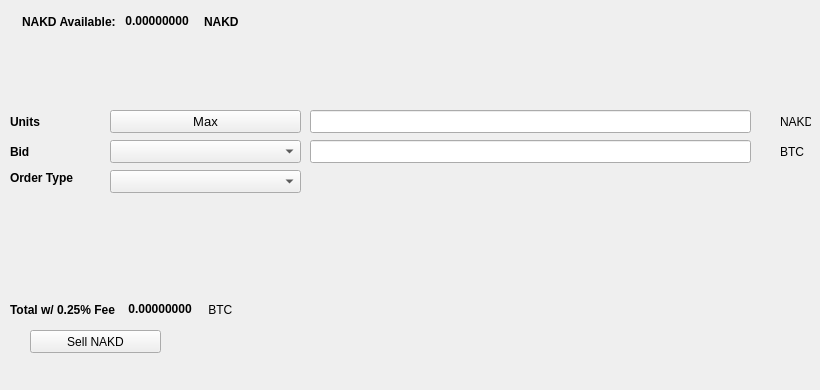
   <widget class="QWidget" name="SellTab">
    <attribute name="title">
     <string>Sell</string>
    </attribute>
    <widget class="QLabel" name="label_16">
     <property name="geometry">
      <rect>
       <x>780</x>
       <y>140</y>
       <width>31</width>
       <height>23</height>
      </rect>
     </property>
     <property name="text">
      <string>BTC</string>
     </property>
    </widget>
    <widget class="QComboBox" name="SellBidcomboBox">
     <property name="geometry">
      <rect>
       <x>110</x>
       <y>140</y>
       <width>191</width>
       <height>23</height>
      </rect>
     </property>
     <property name="font">
      <font>
       <pointsize>10</pointsize>
      </font>
     </property>
    </widget>
    <widget class="QLabel" name="label_18">
     <property name="geometry">
      <rect>
       <x>10</x>
       <y>110</y>
       <width>46</width>
       <height>23</height>
      </rect>
     </property>
     <property name="font">
      <font>
       <weight>75</weight>
       <bold>true</bold>
      </font>
     </property>
     <property name="text">
      <string>Units</string>
     </property>
    </widget>
    <widget class="QPushButton" name="Sell_Max_Amount">
     <property name="geometry">
      <rect>
       <x>110</x>
       <y>110</y>
       <width>191</width>
       <height>23</height>
      </rect>
     </property>
     <property name="font">
      <font>
       <pointsize>10</pointsize>
      </font>
     </property>
     <property name="text">
      <string>Max</string>
     </property>
    </widget>
    <widget class="QLabel" name="label_20">
     <property name="geometry">
      <rect>
       <x>10</x>
       <y>170</y>
       <width>91</width>
       <height>16</height>
      </rect>
     </property>
     <property name="font">
      <font>
       <weight>75</weight>
       <bold>true</bold>
      </font>
     </property>
     <property name="text">
      <string>Order Type</string>
     </property>
    </widget>
    <widget class="QComboBox" name="SellOrdertypeCombo">
     <property name="geometry">
      <rect>
       <x>110</x>
       <y>170</y>
       <width>191</width>
       <height>23</height>
      </rect>
     </property>
     <property name="font">
      <font>
       <pointsize>10</pointsize>
      </font>
     </property>
    </widget>
    <widget class="QLabel" name="label_21">
     <property name="geometry">
      <rect>
       <x>10</x>
       <y>140</y>
       <width>46</width>
       <height>23</height>
      </rect>
     </property>
     <property name="font">
      <font>
       <weight>75</weight>
       <bold>true</bold>
      </font>
     </property>
     <property name="text">
      <string>Bid</string>
     </property>
    </widget>
    <widget class="QLabel" name="label_22">
     <property name="geometry">
      <rect>
       <x>780</x>
       <y>110</y>
       <width>31</width>
       <height>23</height>
      </rect>
     </property>
     <property name="text">
      <string>NAKD</string>
     </property>
    </widget>
    <widget class="QLineEdit" name="UnitsInputNAKD">
     <property name="geometry">
      <rect>
       <x>310</x>
       <y>110</y>
       <width>441</width>
       <height>23</height>
      </rect>
     </property>
     <property name="font">
      <font>
       <pointsize>9</pointsize>
       <weight>75</weight>
       <bold>true</bold>
      </font>
     </property>
    </widget>
    <widget class="QLineEdit" name="SellBidPriceEdit">
     <property name="geometry">
      <rect>
       <x>310</x>
       <y>140</y>
       <width>441</width>
       <height>23</height>
      </rect>
     </property>
     <property name="font">
      <font>
       <pointsize>9</pointsize>
       <weight>75</weight>
       <bold>true</bold>
      </font>
     </property>
    </widget>
    <widget class="QPushButton" name="SellNAKDBTN">
     <property name="geometry">
      <rect>
       <x>30</x>
       <y>330</y>
       <width>131</width>
       <height>23</height>
      </rect>
     </property>
     <property name="text">
      <string>Sell NAKD</string>
     </property>
     <property name="icon">
      <iconset resource="../Nakedcash">
       <normaloff>:/icons/bitcoin</normaloff>:/icons/bitcoin</iconset>
     </property>
    </widget>
    <widget class="QWidget" name="layoutWidget3">
     <property name="geometry">
      <rect>
       <x>22</x>
       <y>12</y>
       <width>258</width>
       <height>19</height>
      </rect>
     </property>
     <layout class="QHBoxLayout" name="horizontalLayout">
      <item>
       <widget class="QLabel" name="label232_2">
        <property name="font">
         <font>
          <weight>75</weight>
          <bold>true</bold>
         </font>
        </property>
        <property name="text">
         <string>NAKD Available:</string>
        </property>
       </widget>
      </item>
      <item>
       <widget class="QLabel" name="NAKDAvailableLabel">
        <property name="palette">
         <palette>
          <active>
           <colorrole role="WindowText">
            <brush brushstyle="SolidPattern">
             <color alpha="255">
              <red>0</red>
              <green>0</green>
              <blue>0</blue>
             </color>
            </brush>
           </colorrole>
           <colorrole role="Button">
            <brush brushstyle="SolidPattern">
             <color alpha="255">
              <red>0</red>
              <green>170</green>
              <blue>0</blue>
             </color>
            </brush>
           </colorrole>
           <colorrole role="Light">
            <brush brushstyle="SolidPattern">
             <color alpha="255">
              <red>0</red>
              <green>255</green>
              <blue>0</blue>
             </color>
            </brush>
           </colorrole>
           <colorrole role="Midlight">
            <brush brushstyle="SolidPattern">
             <color alpha="255">
              <red>0</red>
              <green>212</green>
              <blue>0</blue>
             </color>
            </brush>
           </colorrole>
           <colorrole role="Dark">
            <brush brushstyle="SolidPattern">
             <color alpha="255">
              <red>0</red>
              <green>85</green>
              <blue>0</blue>
             </color>
            </brush>
           </colorrole>
           <colorrole role="Mid">
            <brush brushstyle="SolidPattern">
             <color alpha="255">
              <red>0</red>
              <green>113</green>
              <blue>0</blue>
             </color>
            </brush>
           </colorrole>
           <colorrole role="Text">
            <brush brushstyle="SolidPattern">
             <color alpha="255">
              <red>0</red>
              <green>170</green>
              <blue>0</blue>
             </color>
            </brush>
           </colorrole>
           <colorrole role="BrightText">
            <brush brushstyle="SolidPattern">
             <color alpha="255">
              <red>255</red>
              <green>255</green>
              <blue>255</blue>
             </color>
            </brush>
           </colorrole>
           <colorrole role="ButtonText">
            <brush brushstyle="SolidPattern">
             <color alpha="255">
              <red>0</red>
              <green>0</green>
              <blue>0</blue>
             </color>
            </brush>
           </colorrole>
           <colorrole role="Base">
            <brush brushstyle="SolidPattern">
             <color alpha="255">
              <red>255</red>
              <green>255</green>
              <blue>255</blue>
             </color>
            </brush>
           </colorrole>
           <colorrole role="Window">
            <brush brushstyle="SolidPattern">
             <color alpha="255">
              <red>0</red>
              <green>170</green>
              <blue>0</blue>
             </color>
            </brush>
           </colorrole>
           <colorrole role="Shadow">
            <brush brushstyle="SolidPattern">
             <color alpha="255">
              <red>0</red>
              <green>0</green>
              <blue>0</blue>
             </color>
            </brush>
           </colorrole>
           <colorrole role="AlternateBase">
            <brush brushstyle="SolidPattern">
             <color alpha="255">
              <red>127</red>
              <green>212</green>
              <blue>127</blue>
             </color>
            </brush>
           </colorrole>
           <colorrole role="ToolTipBase">
            <brush brushstyle="SolidPattern">
             <color alpha="255">
              <red>255</red>
              <green>255</green>
              <blue>220</blue>
             </color>
            </brush>
           </colorrole>
           <colorrole role="ToolTipText">
            <brush brushstyle="SolidPattern">
             <color alpha="255">
              <red>0</red>
              <green>0</green>
              <blue>0</blue>
             </color>
            </brush>
           </colorrole>
          </active>
          <inactive>
           <colorrole role="WindowText">
            <brush brushstyle="SolidPattern">
             <color alpha="255">
              <red>0</red>
              <green>0</green>
              <blue>0</blue>
             </color>
            </brush>
           </colorrole>
           <colorrole role="Button">
            <brush brushstyle="SolidPattern">
             <color alpha="255">
              <red>0</red>
              <green>170</green>
              <blue>0</blue>
             </color>
            </brush>
           </colorrole>
           <colorrole role="Light">
            <brush brushstyle="SolidPattern">
             <color alpha="255">
              <red>0</red>
              <green>255</green>
              <blue>0</blue>
             </color>
            </brush>
           </colorrole>
           <colorrole role="Midlight">
            <brush brushstyle="SolidPattern">
             <color alpha="255">
              <red>0</red>
              <green>212</green>
              <blue>0</blue>
             </color>
            </brush>
           </colorrole>
           <colorrole role="Dark">
            <brush brushstyle="SolidPattern">
             <color alpha="255">
              <red>0</red>
              <green>85</green>
              <blue>0</blue>
             </color>
            </brush>
           </colorrole>
           <colorrole role="Mid">
            <brush brushstyle="SolidPattern">
             <color alpha="255">
              <red>0</red>
              <green>113</green>
              <blue>0</blue>
             </color>
            </brush>
           </colorrole>
           <colorrole role="Text">
            <brush brushstyle="SolidPattern">
             <color alpha="255">
              <red>0</red>
              <green>170</green>
              <blue>0</blue>
             </color>
            </brush>
           </colorrole>
           <colorrole role="BrightText">
            <brush brushstyle="SolidPattern">
             <color alpha="255">
              <red>255</red>
              <green>255</green>
              <blue>255</blue>
             </color>
            </brush>
           </colorrole>
           <colorrole role="ButtonText">
            <brush brushstyle="SolidPattern">
             <color alpha="255">
              <red>0</red>
              <green>0</green>
              <blue>0</blue>
             </color>
            </brush>
           </colorrole>
           <colorrole role="Base">
            <brush brushstyle="SolidPattern">
             <color alpha="255">
              <red>255</red>
              <green>255</green>
              <blue>255</blue>
             </color>
            </brush>
           </colorrole>
           <colorrole role="Window">
            <brush brushstyle="SolidPattern">
             <color alpha="255">
              <red>0</red>
              <green>170</green>
              <blue>0</blue>
             </color>
            </brush>
           </colorrole>
           <colorrole role="Shadow">
            <brush brushstyle="SolidPattern">
             <color alpha="255">
              <red>0</red>
              <green>0</green>
              <blue>0</blue>
             </color>
            </brush>
           </colorrole>
           <colorrole role="AlternateBase">
            <brush brushstyle="SolidPattern">
             <color alpha="255">
              <red>127</red>
              <green>212</green>
              <blue>127</blue>
             </color>
            </brush>
           </colorrole>
           <colorrole role="ToolTipBase">
            <brush brushstyle="SolidPattern">
             <color alpha="255">
              <red>255</red>
              <green>255</green>
              <blue>220</blue>
             </color>
            </brush>
           </colorrole>
           <colorrole role="ToolTipText">
            <brush brushstyle="SolidPattern">
             <color alpha="255">
              <red>0</red>
              <green>0</green>
              <blue>0</blue>
             </color>
            </brush>
           </colorrole>
          </inactive>
          <disabled>
           <colorrole role="WindowText">
            <brush brushstyle="SolidPattern">
             <color alpha="255">
              <red>0</red>
              <green>85</green>
              <blue>0</blue>
             </color>
            </brush>
           </colorrole>
           <colorrole role="Button">
            <brush brushstyle="SolidPattern">
             <color alpha="255">
              <red>0</red>
              <green>170</green>
              <blue>0</blue>
             </color>
            </brush>
           </colorrole>
           <colorrole role="Light">
            <brush brushstyle="SolidPattern">
             <color alpha="255">
              <red>0</red>
              <green>255</green>
              <blue>0</blue>
             </color>
            </brush>
           </colorrole>
           <colorrole role="Midlight">
            <brush brushstyle="SolidPattern">
             <color alpha="255">
              <red>0</red>
              <green>212</green>
              <blue>0</blue>
             </color>
            </brush>
           </colorrole>
           <colorrole role="Dark">
            <brush brushstyle="SolidPattern">
             <color alpha="255">
              <red>0</red>
              <green>85</green>
              <blue>0</blue>
             </color>
            </brush>
           </colorrole>
           <colorrole role="Mid">
            <brush brushstyle="SolidPattern">
             <color alpha="255">
              <red>0</red>
              <green>113</green>
              <blue>0</blue>
             </color>
            </brush>
           </colorrole>
           <colorrole role="Text">
            <brush brushstyle="SolidPattern">
             <color alpha="255">
              <red>0</red>
              <green>85</green>
              <blue>0</blue>
             </color>
            </brush>
           </colorrole>
           <colorrole role="BrightText">
            <brush brushstyle="SolidPattern">
             <color alpha="255">
              <red>255</red>
              <green>255</green>
              <blue>255</blue>
             </color>
            </brush>
           </colorrole>
           <colorrole role="ButtonText">
            <brush brushstyle="SolidPattern">
             <color alpha="255">
              <red>0</red>
              <green>85</green>
              <blue>0</blue>
             </color>
            </brush>
           </colorrole>
           <colorrole role="Base">
            <brush brushstyle="SolidPattern">
             <color alpha="255">
              <red>0</red>
              <green>170</green>
              <blue>0</blue>
             </color>
            </brush>
           </colorrole>
           <colorrole role="Window">
            <brush brushstyle="SolidPattern">
             <color alpha="255">
              <red>0</red>
              <green>170</green>
              <blue>0</blue>
             </color>
            </brush>
           </colorrole>
           <colorrole role="Shadow">
            <brush brushstyle="SolidPattern">
             <color alpha="255">
              <red>0</red>
              <green>0</green>
              <blue>0</blue>
             </color>
            </brush>
           </colorrole>
           <colorrole role="AlternateBase">
            <brush brushstyle="SolidPattern">
             <color alpha="255">
              <red>0</red>
              <green>170</green>
              <blue>0</blue>
             </color>
            </brush>
           </colorrole>
           <colorrole role="ToolTipBase">
            <brush brushstyle="SolidPattern">
             <color alpha="255">
              <red>255</red>
              <green>255</green>
              <blue>220</blue>
             </color>
            </brush>
           </colorrole>
           <colorrole role="ToolTipText">
            <brush brushstyle="SolidPattern">
             <color alpha="255">
              <red>0</red>
              <green>0</green>
              <blue>0</blue>
             </color>
            </brush>
           </colorrole>
          </disabled>
         </palette>
        </property>
        <property name="font">
         <font>
          <weight>75</weight>
          <bold>true</bold>
         </font>
        </property>
        <property name="text">
         <string> 0.00000000 </string>
        </property>
        <property name="textInteractionFlags">
         <set>Qt::LinksAccessibleByMouse|Qt::TextSelectableByKeyboard|Qt::TextSelectableByMouse</set>
        </property>
       </widget>
      </item>
      <item>
       <widget class="QLabel" name="labelNAKD">
        <property name="font">
         <font>
          <weight>75</weight>
          <bold>true</bold>
         </font>
        </property>
        <property name="text">
         <string>NAKD</string>
        </property>
       </widget>
      </item>
     </layout>
    </widget>
    <widget class="QWidget" name="layoutWidget">
     <property name="geometry">
      <rect>
       <x>10</x>
       <y>300</y>
       <width>268</width>
       <height>19</height>
      </rect>
     </property>
     <layout class="QHBoxLayout" name="horizontalLayout_2">
      <item>
       <widget class="QLabel" name="label_19">
        <property name="font">
         <font>
          <weight>75</weight>
          <bold>true</bold>
         </font>
        </property>
        <property name="text">
         <string>Total w/ 0.25% Fee </string>
        </property>
       </widget>
      </item>
      <item>
       <widget class="QLabel" name="SellCostLabel">
        <property name="palette">
         <palette>
          <active>
           <colorrole role="WindowText">
            <brush brushstyle="SolidPattern">
             <color alpha="255">
              <red>0</red>
              <green>0</green>
              <blue>0</blue>
             </color>
            </brush>
           </colorrole>
           <colorrole role="Button">
            <brush brushstyle="SolidPattern">
             <color alpha="255">
              <red>0</red>
              <green>170</green>
              <blue>0</blue>
             </color>
            </brush>
           </colorrole>
           <colorrole role="Light">
            <brush brushstyle="SolidPattern">
             <color alpha="255">
              <red>0</red>
              <green>255</green>
              <blue>0</blue>
             </color>
            </brush>
           </colorrole>
           <colorrole role="Midlight">
            <brush brushstyle="SolidPattern">
             <color alpha="255">
              <red>0</red>
              <green>212</green>
              <blue>0</blue>
             </color>
            </brush>
           </colorrole>
           <colorrole role="Dark">
            <brush brushstyle="SolidPattern">
             <color alpha="255">
              <red>0</red>
              <green>85</green>
              <blue>0</blue>
             </color>
            </brush>
           </colorrole>
           <colorrole role="Mid">
            <brush brushstyle="SolidPattern">
             <color alpha="255">
              <red>0</red>
              <green>113</green>
              <blue>0</blue>
             </color>
            </brush>
           </colorrole>
           <colorrole role="Text">
            <brush brushstyle="SolidPattern">
             <color alpha="255">
              <red>0</red>
              <green>170</green>
              <blue>0</blue>
             </color>
            </brush>
           </colorrole>
           <colorrole role="BrightText">
            <brush brushstyle="SolidPattern">
             <color alpha="255">
              <red>255</red>
              <green>255</green>
              <blue>255</blue>
             </color>
            </brush>
           </colorrole>
           <colorrole role="ButtonText">
            <brush brushstyle="SolidPattern">
             <color alpha="255">
              <red>0</red>
              <green>0</green>
              <blue>0</blue>
             </color>
            </brush>
           </colorrole>
           <colorrole role="Base">
            <brush brushstyle="SolidPattern">
             <color alpha="255">
              <red>255</red>
              <green>255</green>
              <blue>255</blue>
             </color>
            </brush>
           </colorrole>
           <colorrole role="Window">
            <brush brushstyle="SolidPattern">
             <color alpha="255">
              <red>0</red>
              <green>170</green>
              <blue>0</blue>
             </color>
            </brush>
           </colorrole>
           <colorrole role="Shadow">
            <brush brushstyle="SolidPattern">
             <color alpha="255">
              <red>0</red>
              <green>0</green>
              <blue>0</blue>
             </color>
            </brush>
           </colorrole>
           <colorrole role="AlternateBase">
            <brush brushstyle="SolidPattern">
             <color alpha="255">
              <red>127</red>
              <green>212</green>
              <blue>127</blue>
             </color>
            </brush>
           </colorrole>
           <colorrole role="ToolTipBase">
            <brush brushstyle="SolidPattern">
             <color alpha="255">
              <red>255</red>
              <green>255</green>
              <blue>220</blue>
             </color>
            </brush>
           </colorrole>
           <colorrole role="ToolTipText">
            <brush brushstyle="SolidPattern">
             <color alpha="255">
              <red>0</red>
              <green>0</green>
              <blue>0</blue>
             </color>
            </brush>
           </colorrole>
          </active>
          <inactive>
           <colorrole role="WindowText">
            <brush brushstyle="SolidPattern">
             <color alpha="255">
              <red>0</red>
              <green>0</green>
              <blue>0</blue>
             </color>
            </brush>
           </colorrole>
           <colorrole role="Button">
            <brush brushstyle="SolidPattern">
             <color alpha="255">
              <red>0</red>
              <green>170</green>
              <blue>0</blue>
             </color>
            </brush>
           </colorrole>
           <colorrole role="Light">
            <brush brushstyle="SolidPattern">
             <color alpha="255">
              <red>0</red>
              <green>255</green>
              <blue>0</blue>
             </color>
            </brush>
           </colorrole>
           <colorrole role="Midlight">
            <brush brushstyle="SolidPattern">
             <color alpha="255">
              <red>0</red>
              <green>212</green>
              <blue>0</blue>
             </color>
            </brush>
           </colorrole>
           <colorrole role="Dark">
            <brush brushstyle="SolidPattern">
             <color alpha="255">
              <red>0</red>
              <green>85</green>
              <blue>0</blue>
             </color>
            </brush>
           </colorrole>
           <colorrole role="Mid">
            <brush brushstyle="SolidPattern">
             <color alpha="255">
              <red>0</red>
              <green>113</green>
              <blue>0</blue>
             </color>
            </brush>
           </colorrole>
           <colorrole role="Text">
            <brush brushstyle="SolidPattern">
             <color alpha="255">
              <red>0</red>
              <green>170</green>
              <blue>0</blue>
             </color>
            </brush>
           </colorrole>
           <colorrole role="BrightText">
            <brush brushstyle="SolidPattern">
             <color alpha="255">
              <red>255</red>
              <green>255</green>
              <blue>255</blue>
             </color>
            </brush>
           </colorrole>
           <colorrole role="ButtonText">
            <brush brushstyle="SolidPattern">
             <color alpha="255">
              <red>0</red>
              <green>0</green>
              <blue>0</blue>
             </color>
            </brush>
           </colorrole>
           <colorrole role="Base">
            <brush brushstyle="SolidPattern">
             <color alpha="255">
              <red>255</red>
              <green>255</green>
              <blue>255</blue>
             </color>
            </brush>
           </colorrole>
           <colorrole role="Window">
            <brush brushstyle="SolidPattern">
             <color alpha="255">
              <red>0</red>
              <green>170</green>
              <blue>0</blue>
             </color>
            </brush>
           </colorrole>
           <colorrole role="Shadow">
            <brush brushstyle="SolidPattern">
             <color alpha="255">
              <red>0</red>
              <green>0</green>
              <blue>0</blue>
             </color>
            </brush>
           </colorrole>
           <colorrole role="AlternateBase">
            <brush brushstyle="SolidPattern">
             <color alpha="255">
              <red>127</red>
              <green>212</green>
              <blue>127</blue>
             </color>
            </brush>
           </colorrole>
           <colorrole role="ToolTipBase">
            <brush brushstyle="SolidPattern">
             <color alpha="255">
              <red>255</red>
              <green>255</green>
              <blue>220</blue>
             </color>
            </brush>
           </colorrole>
           <colorrole role="ToolTipText">
            <brush brushstyle="SolidPattern">
             <color alpha="255">
              <red>0</red>
              <green>0</green>
              <blue>0</blue>
             </color>
            </brush>
           </colorrole>
          </inactive>
          <disabled>
           <colorrole role="WindowText">
            <brush brushstyle="SolidPattern">
             <color alpha="255">
              <red>0</red>
              <green>85</green>
              <blue>0</blue>
             </color>
            </brush>
           </colorrole>
           <colorrole role="Button">
            <brush brushstyle="SolidPattern">
             <color alpha="255">
              <red>0</red>
              <green>170</green>
              <blue>0</blue>
             </color>
            </brush>
           </colorrole>
           <colorrole role="Light">
            <brush brushstyle="SolidPattern">
             <color alpha="255">
              <red>0</red>
              <green>255</green>
              <blue>0</blue>
             </color>
            </brush>
           </colorrole>
           <colorrole role="Midlight">
            <brush brushstyle="SolidPattern">
             <color alpha="255">
              <red>0</red>
              <green>212</green>
              <blue>0</blue>
             </color>
            </brush>
           </colorrole>
           <colorrole role="Dark">
            <brush brushstyle="SolidPattern">
             <color alpha="255">
              <red>0</red>
              <green>85</green>
              <blue>0</blue>
             </color>
            </brush>
           </colorrole>
           <colorrole role="Mid">
            <brush brushstyle="SolidPattern">
             <color alpha="255">
              <red>0</red>
              <green>113</green>
              <blue>0</blue>
             </color>
            </brush>
           </colorrole>
           <colorrole role="Text">
            <brush brushstyle="SolidPattern">
             <color alpha="255">
              <red>0</red>
              <green>85</green>
              <blue>0</blue>
             </color>
            </brush>
           </colorrole>
           <colorrole role="BrightText">
            <brush brushstyle="SolidPattern">
             <color alpha="255">
              <red>255</red>
              <green>255</green>
              <blue>255</blue>
             </color>
            </brush>
           </colorrole>
           <colorrole role="ButtonText">
            <brush brushstyle="SolidPattern">
             <color alpha="255">
              <red>0</red>
              <green>85</green>
              <blue>0</blue>
             </color>
            </brush>
           </colorrole>
           <colorrole role="Base">
            <brush brushstyle="SolidPattern">
             <color alpha="255">
              <red>0</red>
              <green>170</green>
              <blue>0</blue>
             </color>
            </brush>
           </colorrole>
           <colorrole role="Window">
            <brush brushstyle="SolidPattern">
             <color alpha="255">
              <red>0</red>
              <green>170</green>
              <blue>0</blue>
             </color>
            </brush>
           </colorrole>
           <colorrole role="Shadow">
            <brush brushstyle="SolidPattern">
             <color alpha="255">
              <red>0</red>
              <green>0</green>
              <blue>0</blue>
             </color>
            </brush>
           </colorrole>
           <colorrole role="AlternateBase">
            <brush brushstyle="SolidPattern">
             <color alpha="255">
              <red>0</red>
              <green>170</green>
              <blue>0</blue>
             </color>
            </brush>
           </colorrole>
           <colorrole role="ToolTipBase">
            <brush brushstyle="SolidPattern">
             <color alpha="255">
              <red>255</red>
              <green>255</green>
              <blue>220</blue>
             </color>
            </brush>
           </colorrole>
           <colorrole role="ToolTipText">
            <brush brushstyle="SolidPattern">
             <color alpha="255">
              <red>0</red>
              <green>0</green>
              <blue>0</blue>
             </color>
            </brush>
           </colorrole>
          </disabled>
         </palette>
        </property>
        <property name="font">
         <font>
          <weight>75</weight>
          <bold>true</bold>
         </font>
        </property>
        <property name="autoFillBackground">
         <bool>false</bool>
        </property>
        <property name="text">
         <string> 0.00000000</string>
        </property>
        <property name="textInteractionFlags">
         <set>Qt::LinksAccessibleByMouse|Qt::TextSelectableByMouse</set>
        </property>
       </widget>
      </item>
      <item>
       <widget class="QLabel" name="label_17">
        <property name="font">
         <font>
          <weight>50</weight>
          <bold>false</bold>
         </font>
        </property>
        <property name="text">
         <string> BTC</string>
        </property>
       </widget>
      </item>
     </layout>
    </widget>
    <widget class="QLabel" name="label_23">
     <property name="geometry">
      <rect>
       <x>460</x>
       <y>300</y>
       <width>281</width>
       <height>81</height>
      </rect>
     </property>
     <property name="text">
      <string/>
     </property>
     <property name="pixmap">
      <pixmap>:/images/bittrex</pixmap>
     </property>
    </widget>
   </widget>
